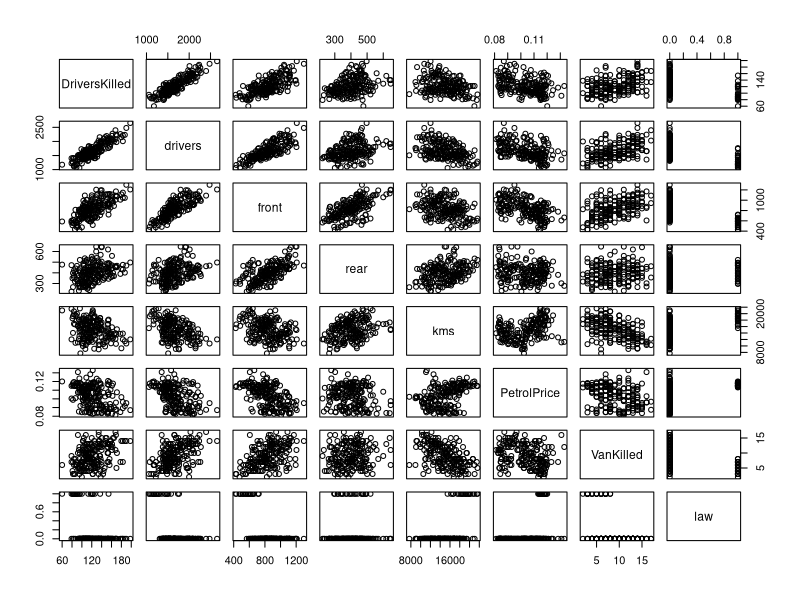
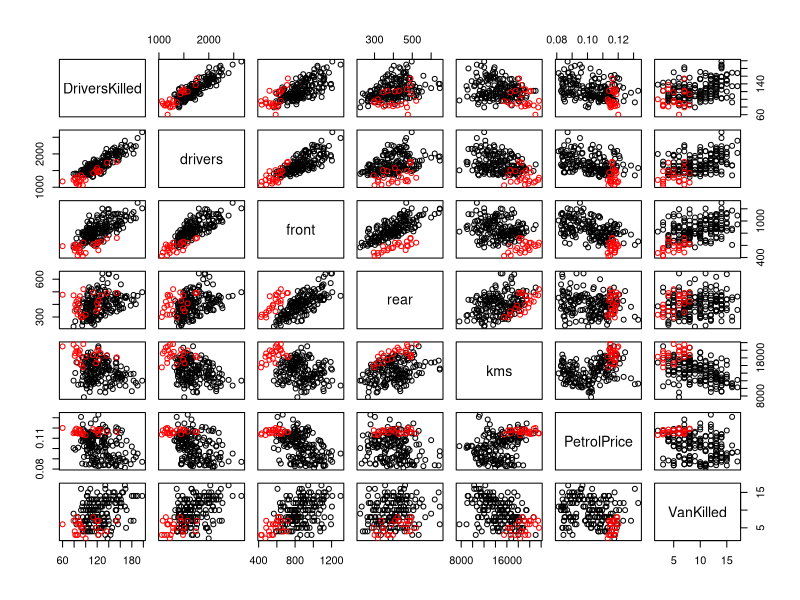
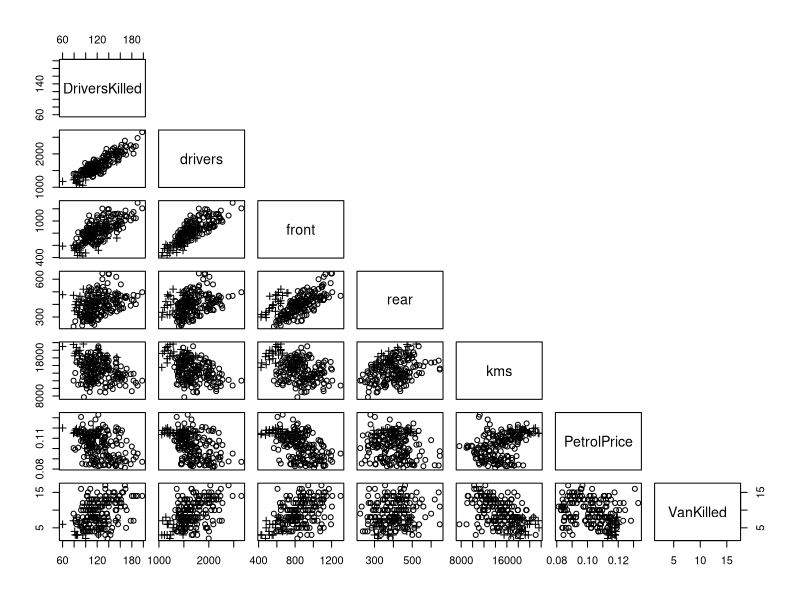
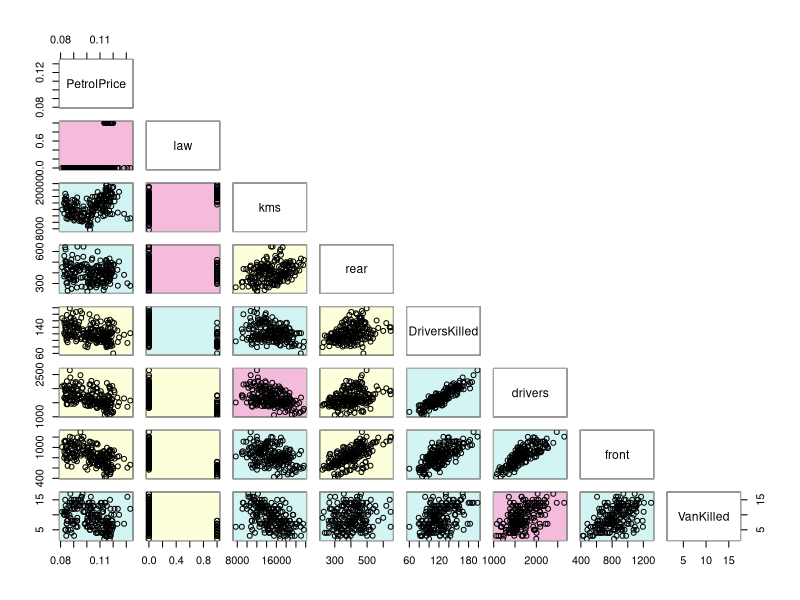
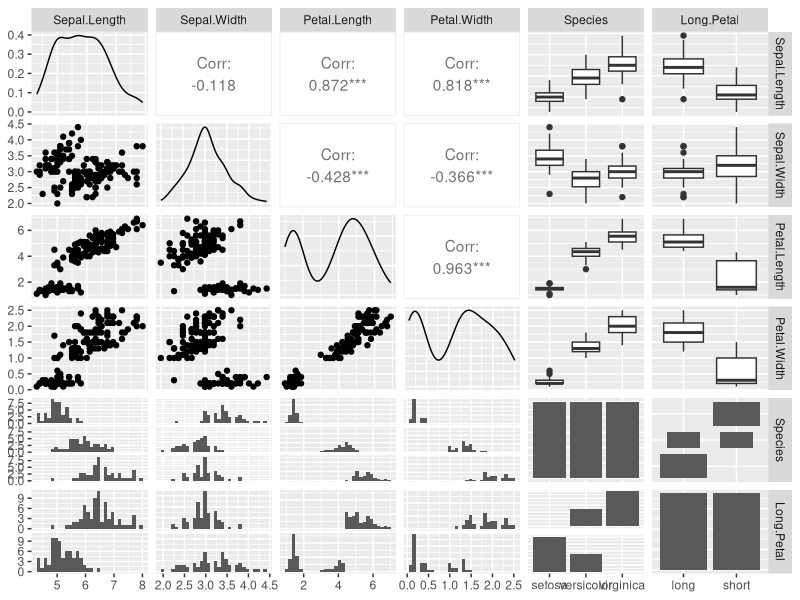
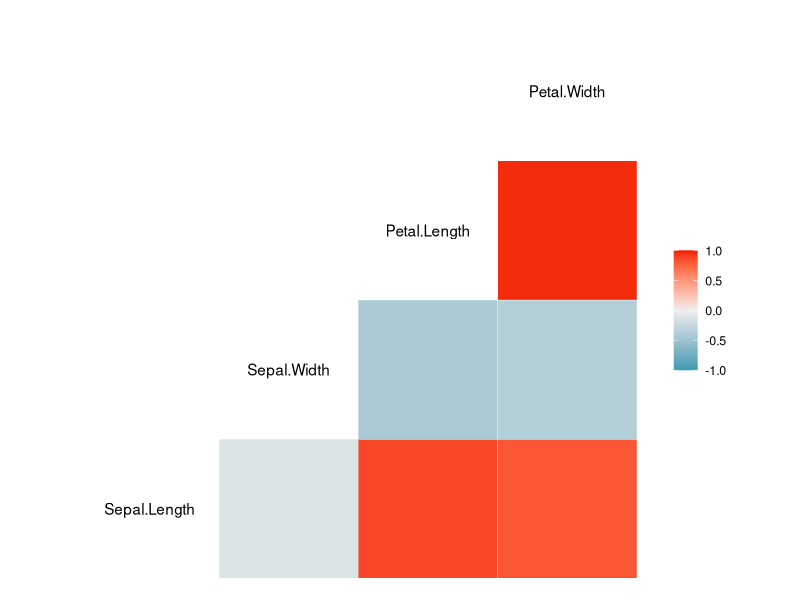

The R source for these figures, in order:
# https://jtr13.github.io/spring19/Community_Contribution_Group16.html
# change with ecological data from vegan

library(gclus)
library(GGally)

data("Seatbelts")
Seatbelts.df <- as.data.frame(Seatbelts)

# Part 1: Plotting the pure scatterplot matrix
# pairs from Base R
pairs(Seatbelts)

# Coloring points by different level of variable "law"
pairs(Seatbelts.df[,1:7], col=ifelse(Seatbelts.df$law==0, "black", "red"))

# changing shape of points
pairs(Seatbelts.df[,1:7],pch=ifelse(Seatbelts.df$law==0, 1,3), upper.panel = NULL)

## Loading required package: cluster
sb.cor <- cor(Seatbelts.df)
# assign color
sb.color <- dmat.color(sb.cor)
# assign order
sb.o <- order.hclust(sb.cor)
cpairs(Seatbelts, order= sb.o,panel.color= sb.color,upper.panel=NULL)

# Part 2: The GG family
iris$Long.Petal<-as.factor(ifelse(iris$Petal.Length>median(iris$Petal.Length), "long", "short"))

ggpairs(iris)

# function ggcorr in "ggplot2"
library(ggplot2)
ggcorr(iris)
